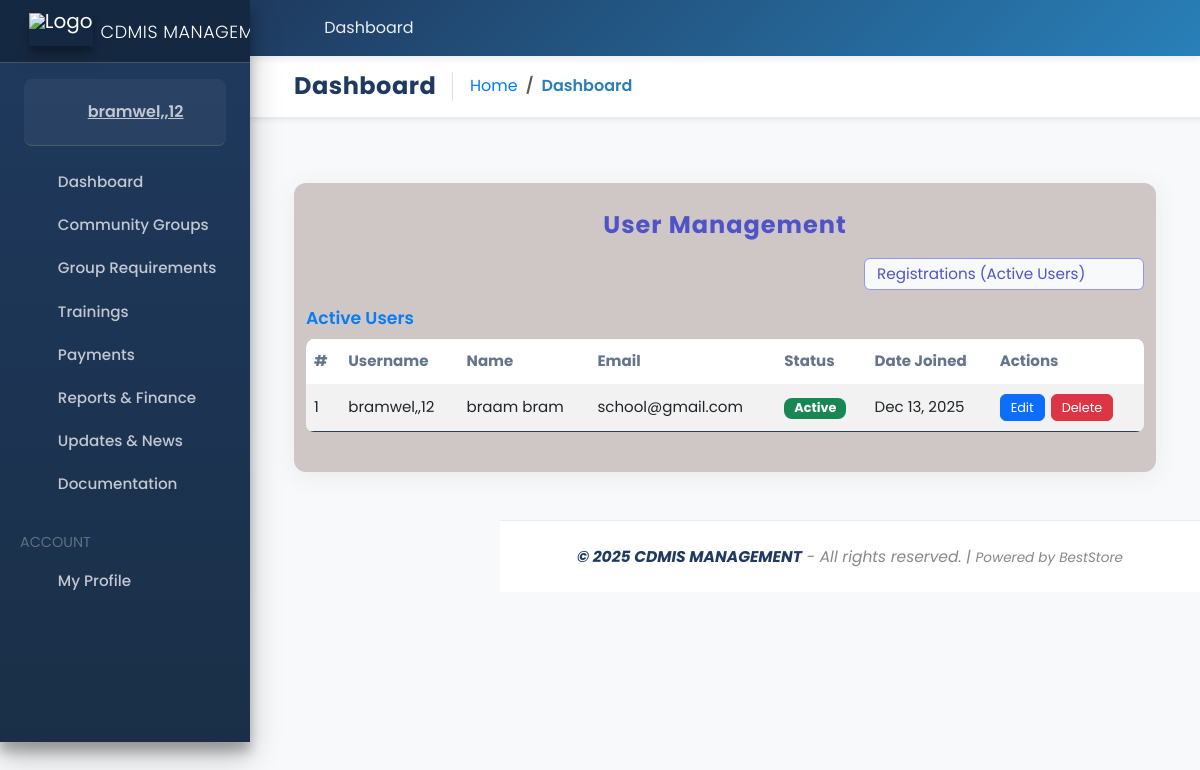
Page /cdmis/users/ (signed in) on the committed database.
### accounts/models.py (models this page shows, shortened)
class Account(AbstractUser):
    ROLE_CHOICES = (
        ('admin', 'Admin'),
        ('finance', 'Finance'),
        ('user', 'User'),
    )
    role = models.CharField(max_length=20, choices=ROLE_CHOICES, default='user')
    first_name = models.CharField(max_length=50)
    last_name = models.CharField(max_length=50)
    username = models.CharField(max_length=50, unique=True)
    email = models.EmailField(max_length=100, unique=True)
    phone_number = models.CharField(max_length=50, blank=True, null=True)
    groups = models.ManyToManyField(
        Group,
        related_name="custom_user_set",
        blank=True,
        help_text="The groups this user belongs to.",
        verbose_name="groups",
    )
    user_permissions = models.ManyToManyField(
        Permission,
        related_name="custom_user_permissions_set",
        blank=True,
        help_text="Specific permissions for this user.",
        verbose_name="user permissions",
    )
    date_joined = models.DateTimeField(auto_now_add=True)
    last_login = models.DateTimeField(auto_now_add=True)
    is_admin = models.BooleanField(default=False)
    is_staff = models.BooleanField(default=False)
    is_superuser = models.BooleanField(default=False)
    is_active = models.BooleanField(default=False)
    is_superadmin = models.BooleanField(default=False)
    USERNAME_FIELD = 'email'
    REQUIRED_FIELDS = ['username', 'first_name', 'last_name']
    objects = MyAccountManager()

### CDMIS/views.py (the view, shortened to what this page needs)
# urls.py: path('users/', UserListView.as_view(), name='user_list'),
class UserListView(UserPassesTestMixin, ListView):
    model = User
    template_name = 'CDMIS/user_list.html'
    context_object_name = 'users'
    def test_func(self):
        return self.request.user.is_staff or self.request.user.is_superuser
    def get_context_data(self, **kwargs):
        context = super().get_context_data(**kwargs)
        context['inactive_users'] = User.objects.filter(is_active=False).order_by('-date_joined')
        context['active_users'] = User.objects.filter(is_active=True).order_by('-date_joined')
        return context

### carts/context_processors.py (called while the page is built)
def counter(request):
    cart_count = 0
    if 'admin' in request.path:
        return {}
    else:
        try:
            cart = Cart.objects.filter(cart_id=_cart_id(request))
            if request.user.is_authenticated:
                cart_items = CartItem.objects.all().filter(user=request.user)
            else:
                cart_items = CartItem.objects.all().filter(cart=cart[:1])
            for cart_item in cart_items:
                cart_count += cart_item.quantity
        except Cart.DoesNotExist:
            cart_count = 0
    return dict(cart_count=cart_count)

### carts/views.py (called while the page is built)
def _cart_id(request):
    cart = request.session.session_key
    if not cart:
        cart = request.session.create()
    return cart

### category/context_processors.py (called while the page is built)
def menu_links(request):
    links = Category.objects.all()
    return dict(links=links)

### CDMIS/templates/CDMIS/user_list.html (shortened to what this page needs)
{% extends 'gov.html' %}
{% block content %}
<div class="container user-mgmt-container">
    <h2>User Management</h2>
    <div class="user-mgmt-dropdown">
        <select class="form-select w-auto d-inline" id="userTypeSelect" onchange="toggleUserTable()">
            <option value="active">Registrations (Active Users)</option>
        </select>
    </div>
    <div id="activeUsersTable">
        <h5>Active Users</h5>
        <div class="table-responsive">
            <table class="table table-bordered table-striped table-user-mgmt">
                <thead>
                    <tr>
                        <th>#</th>
                        <th>Username</th>
                        <th>Name</th>
                        <th>Email</th>
                        <th>Status</th>
                        <th>Date Joined</th>
                        <th>Actions</th>
                    </tr>
                </thead>
                <tbody>
                {% for user in active_users %}
                    <tr>
                        <td>{{ forloop.counter }}</td>
                        <td>{{ user.username }}</td>
                        <td>{{ user.get_full_name }}</td>
                        <td>{{ user.email }}</td>
                        <td><span class="badge bg-success">Active</span></td>
                        <td>{{ user.date_joined|date:"M d, Y" }}</td>
                        <td>
                            <a href="{% url 'cdmis:user_edit' user.pk %}" class="btn btn-sm btn-primary">Edit</a>
                            <a href="{% url 'cdmis:user_delete' user.pk %}" class="btn btn-sm btn-danger"
                               onclick="return confirm('Are you sure you want to delete this user?');">Delete</a>
                        </td>
                    </tr>
                {% empty %}
                    <tr><td colspan="7" class="text-center">No active users found.</td></tr>
                {% endfor %}
                </tbody>
            </table>
        </div>
    </div>
</div>
{% endblock %}

### templates/gov.html (shortened to what this page needs)
{% load static %}
<!DOCTYPE html>
<html lang="en-us">
<head>
    <link rel="stylesheet" href="/static/vendor/fontawesome-free/css/all.min.css">
    <link rel="stylesheet" href="/static/vendor/adminlte/css/adminlte.min.css">
    <link rel="stylesheet" href="/static/jazzmin/css/main.css">
    <link rel="stylesheet" href="https://cdn.jsdelivr.net/npm/bootstrap@5.3.0/dist/css/bootstrap.min.css">
</head>
<body class="hold-transition sidebar-mini accent-primary theme-default">
    <div class="wrapper">
        <nav class="main-header navbar navbar-expand navbar-white navbar-light">
            <ul class="navbar-nav">
                <li class="nav-item">
                    <a class="nav-link" data-widget="pushmenu" href="#" role="button" title="Toggle Sidebar">
                        <i class="fas fa-bars"></i>
                    </a>
                </li>
                <li class="nav-item d-none d-sm-inline-block">
                    <a href="{% url 'dashboard' %}" class="nav-link" title="Go to Dashboard">
                        <i class="fas fa-home"></i> Dashboard
                    </a>
                </li>
            </ul>
            <ul class="navbar-nav ml-auto">
                <li class="nav-item dropdown">
                    <a class="nav-link" data-toggle="dropdown" href="#" title="Account Settings">
                        <i class="fas fa-user-circle"></i>
                    </a>
                </li>
            </ul>
        </nav>
        <aside class="main-sidebar elevation-4 sidebar-dark-primary">
            <a href="{% url 'dashboard' %}" class="brand-link">
                <img src="{% static 'images/gov.png' %}" alt="Logo" class="img-rectangular brand-image elevation-3">
                <span class="brand-text font-weight-light">CDMIS MANAGEMENT</span>
            </a>
            <div class="sidebar">
                <div class="user-panel mt-3 pb-3 mb-3 d-flex">
                    <div class="image">
                        <i class="fas fa-user-circle fa-2x text-white"></i>
                    </div>
                    <div class="info">
                        <a href="{% url 'profile' %}" class="d-block">
                            {{ user.username }}
                        </a>
                    </div>
                </div>
                <nav class="mt-2">
                    <ul class="nav nav-pills nav-sidebar flex-column" data-widget="treeview" role="menu">
                        <li class="nav-item">
                            <a href="{% url 'dashboard' %}" class="nav-link">
                                <i class="nav-icon fas fa-th-large"></i>
                                <p>Dashboard</p>
                            </a>
                        </li>
                        <li class="nav-item">
                            <a href="{% url 'cdmis:group_list' %}" class="nav-link">
                                <i class="nav-icon fas fa-users"></i>
                                <p>Community Groups</p>
                            </a>
                        </li>
                        <li class="nav-item">
                            <a href="{% url 'cdmis:requirements' %}" class="nav-link">
                                <i class="nav-icon fas fa-list-check"></i>
                                <p>Group Requirements</p>
                            </a>
                        </li>
                        <li class="nav-item">
                            <a href="{% url 'cdmis:training_list' %}" class="nav-link">
                                <i class="nav-icon fas fa-chalkboard-teacher"></i>
                                <p>Trainings</p>
                            </a>
                        </li>
                        <li class="nav-item">
                            <a href="#" class="nav-link">
                                <i class="nav-icon fas fa-money-bill-wave"></i>
                                <p>
                                    Payments
                                    <i class="right fas fa-angle-left"></i>
                                </p>
                            </a>
                        </li>
                        <li class="nav-item">
                            <a href="#" class="nav-link">
                                <i class="nav-icon fas fa-chart-line"></i>
                                <p>
                                    Reports & Finance
                                    <i class="right fas fa-angle-left"></i>
                                </p>
                            </a>
                        </li>
                        <li class="nav-item">
                            <a href="{% url 'cdmis:updates' %}" class="nav-link">
                                <i class="nav-icon fas fa-bullhorn"></i>
                                <p>Updates & News</p>
                            </a>
                        </li>
                        <li class="nav-item">
                            <a href="{% url 'cdmis:docs' %}" class="nav-link">
                                <i class="nav-icon fas fa-file-alt"></i>
                                <p>Documentation</p>
                            </a>
                        </li>
                        <li class="nav-header">ACCOUNT</li>
                        <li class="nav-item">
                            <a href="{% url 'profile' %}" class="nav-link">
                                <i class="nav-icon fas fa-user"></i>
                                <p>My Profile</p>
                            </a>
                        </li>
                    </ul>
                </nav>
            </div>
        </aside>
        <div class="content-wrapper">
            <div class="content border-bottom mb-2">
                <div class="container-fluid">
                    <div class="row">
                        <div class="col-12 col-md-auto d-flex flex-grow-1 align-items-center">
                            <h1 class="h4 m-0 pr-3 mr-3 border-right">
                                {% block page_title %}Dashboard{% endblock %}
                            </h1>
                            <ol class="breadcrumb">
                                <li class="breadcrumb-item">
                                    <a href="{% url 'dashboard' %}">
                                        <i class="fas fa-home"></i> Home
                                    </a>
                                </li>
                                <li class="breadcrumb-item active">
                                    {% block breadcrumb %}Dashboard{% endblock %}
                                </li>
                            </ol>
                        </div>
                    </div>
                </div>
            </div>
            <div class="content">
                <div class="container-fluid">
                    {% block content %}{% endblock %}
                </div>
            </div>
            <footer class="main-footer text-center">
                <strong>&copy; 2025 CDMIS MANAGEMENT</strong> - All rights reserved. |
                <small>Powered by BestStore</small>
            </footer>
        </div>
    </div>
</body>
</html>

### static/jazzmin/css/main.css (style rules this page uses)
[class*=sidebar-dark-] .nav-header { color: rgb(255,255,255,0.3); margin-top: 1rem; }
.table thead th { color: #64748b; border-bottom: 0; }
.breadcrumb { background: transparent; margin: 0; }
.breadcrumb-item+.breadcrumb-item::before { content: "\203A"; }
.content-wrapper>.content { padding: 1rem 2rem; }
.navbar { padding: .5rem 2rem; }
.main-footer { color: #869099; padding: 1rem 2rem; font-size: 14px; }

### templates/gov.html (style rules this page uses)
:root { --primary-color: #1f3a5f; --secondary-color: #2980b9; --accent-color: #e74c3c; --success-color: #27ae60; --warning-color: #f39c12; --info-color: #3498db; --light-bg: #f8f9fa; --border-color: #e9ecef; --text-dark: #2c3e50; --text-muted: #95a5a6; }
* { font-family: 'Poppins', sans-serif; }
body { background-color: var(--light-bg); color: var(--text-dark); }
.main-header.navbar { background: linear-gradient(135deg, var(--primary-color) 0%, var(--secondary-color) 100%); box-shadow: 0 2px 8px rgba(0, 0, 0, 0.1); border: none; padding: 0.5rem 1rem; }
.main-header.navbar .nav-link { color: rgba(255, 255, 255, 0.9) !important; transition: all 0.3s ease; }
.main-header.navbar .nav-link i { font-size: 1.2rem; }
.main-sidebar { background: linear-gradient(180deg, var(--primary-color) 0%, #1a2f47 100%); box-shadow: 2px 0 8px rgba(0, 0, 0, 0.1); border: none; }
.brand-link { border-bottom: 2px solid rgba(255, 255, 255, 0.1); padding: 1rem; background: rgba(0, 0, 0, 0.2); }
.brand-image { margin-right: 0.5rem; width: 40px; height: 40px; object-fit: contain; }
.brand-text { font-weight: 700; font-size: 1.1rem; letter-spacing: 0.5px; }
.user-panel { background: rgba(255, 255, 255, 0.05); padding: 1rem; border-radius: 8px; margin: 1rem !important; }
.user-panel .info a { font-weight: 600; color: #fff; transition: all 0.3s ease; }
.nav-icon { width: 30px; text-align: center; margin-right: 0.5rem; }
.nav-sidebar .nav-item .nav-link p { margin: 0; font-size: 0.95rem; font-weight: 500; }
.content-wrapper { background-color: var(--light-bg); }
.content.border-bottom { background: #fff; border-bottom: 2px solid var(--border-color) !important; box-shadow: 0 2px 4px rgba(0, 0, 0, 0.05); }
.content.border-bottom h1 { color: var(--primary-color); font-weight: 700; letter-spacing: 0.5px; }
.breadcrumb { margin: 0; padding: 0; background-color: transparent; }
.breadcrumb-item.active { color: var(--secondary-color); font-weight: 600; }
.breadcrumb-item a { color: var(--text-muted); text-decoration: none; transition: all 0.3s ease; }
.main-footer { background: #fff; border-top: 1px solid var(--border-color); padding: 1.5rem; font-size: 0.95rem; color: var(--text-muted); }
.main-footer strong { color: var(--primary-color); font-weight: 700; }

### CDMIS/templates/CDMIS/user_list.html (style rules this page uses)
.user-mgmt-container { background: #cfc6c6; border-radius: 12px; box-shadow: 0 4px 24px rgba(44,62,80,0.08); padding: 28px 12px 24px 12px; margin-top: 32px; margin-bottom: 32px; font-size: 0.97em; }
.user-mgmt-container h2 { font-size: 1.5rem; font-weight: 700; color: #4e54c8; text-align: center; margin-bottom: 18px; letter-spacing: 1px; }
.user-mgmt-container h5 { font-size: 1.08rem; color: #087df2; font-weight: 600; margin-bottom: 10px; }
.user-mgmt-dropdown { margin-bottom: 18px; text-align: right; }
.user-mgmt-dropdown select { font-size: 0.98em; padding: 4px 12px; border-radius: 6px; border: 1px solid #8f94fb; background: #f8f9fa; color: #4e54c8; width: auto; display: inline-block; }
.table-user-mgmt { border-radius: 8px; overflow: hidden; background: #f8f9fa; font-size: 0.97em; }
.table-user-mgmt thead { background: linear-gradient(90deg, #4e54c8 0%, #8f94fb 100%); color: #fff; font-size: 1em; }
.table-user-mgmt th, .table-user-mgmt td { vertical-align: middle !important; padding: 10px 8px; border: none; }
.table-user-mgmt tbody tr { transition: background 0.2s; }
.badge { font-size: 0.85em; padding: 4px 10px; border-radius: 8px; }
.btn-sm { font-size: 0.85em; padding: 3px 10px; border-radius: 6px; margin-right: 2px; }
.text-center { font-size: 0.97em; color: #888; font-style: italic; }

### rows in the picture
Account: username "bramwel,,12", get_full_name "braam bram", email "school@gmail.com", date_joined "Dec 13, 2025"
